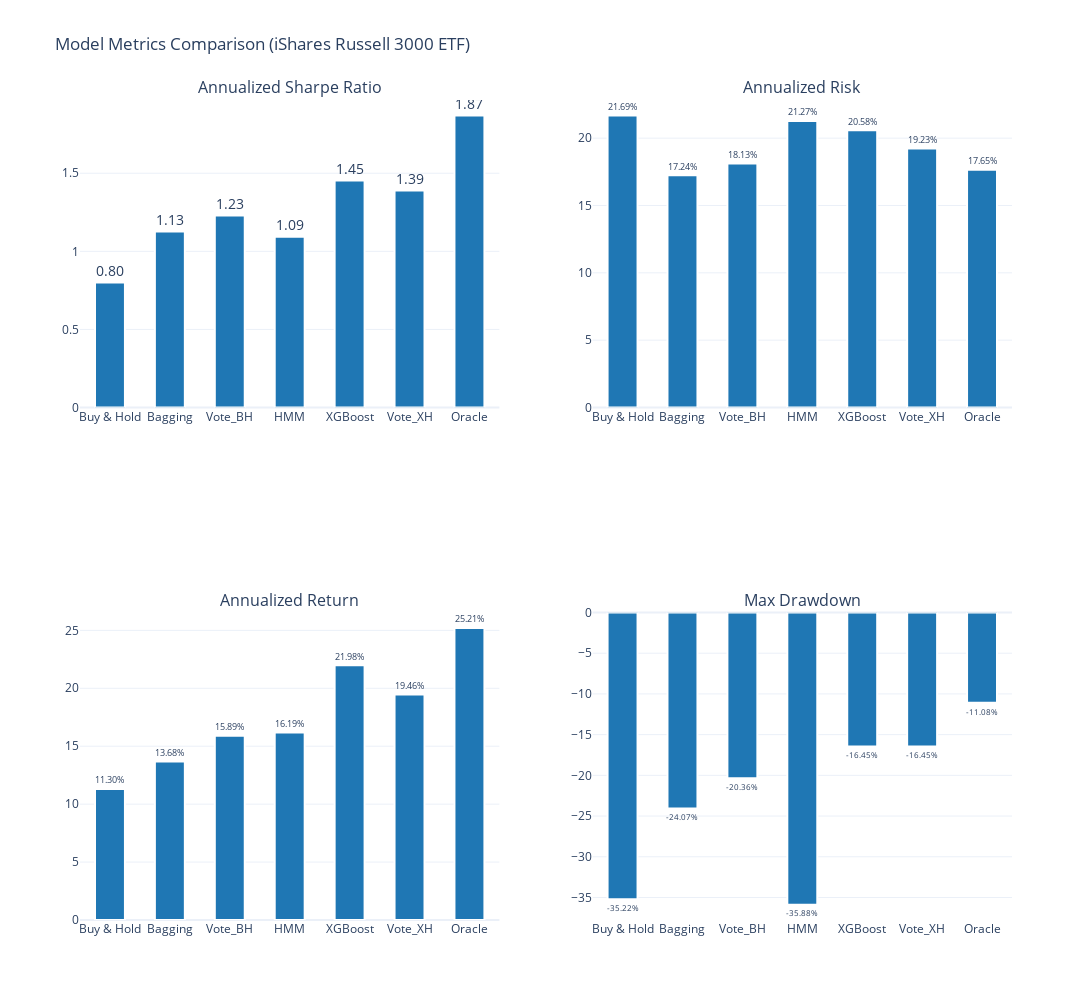

The code cell stored with this chart in its notebook:
### Code cell
import pandas as pd
import numpy as np
import plotly.graph_objects as go
from plotly.subplots import make_subplots

def visualize_model_metrics(name, oracle_metrics, buy_hold_metrics, xgb_metrics, hmm_metrics,
                                   vote_xh_metrics, bag_returns, vote_bh_metrics, strategy_map):
    
    metrics_data = {
        'Model': [ 'Buy & Hold','Bagging','Vote_BH','HMM','XGBoost','Vote_XH','Oracle' ],
        'Sharpe': [
            buy_hold_metrics['Sharpe Ratio'], 
            bag_returns['Sharpe Ratio'],
            vote_bh_metrics['Sharpe Ratio'],
            hmm_metrics['Sharpe Ratio'],
            xgb_metrics['Sharpe Ratio'], 
            vote_xh_metrics['Sharpe Ratio'],
            oracle_metrics['Sharpe Ratio'], 
        ],
        'Max Drawdown': [
            buy_hold_metrics['Max Drawdown (%)'], 
            bag_returns['Max Drawdown (%)'],
            vote_bh_metrics['Max Drawdown (%)'],
            hmm_metrics['Max Drawdown (%)'],
            xgb_metrics['Max Drawdown (%)'], 
            vote_xh_metrics['Max Drawdown (%)'],
            oracle_metrics['Max Drawdown (%)'], 
        ],
        'Annualized Return': [
            buy_hold_metrics['Annualized Return (%)'], 
            bag_returns['Annualized Return (%)'],
            vote_bh_metrics['Annualized Return (%)'],
            hmm_metrics['Annualized Return (%)'],
            xgb_metrics['Annualized Return (%)'], 
            vote_xh_metrics['Annualized Return (%)'],
            oracle_metrics['Annualized Return (%)'], 
        ],
        'Annualized Risk': [
            buy_hold_metrics['Annualized Risk (%)'], 
            bag_returns['Annualized Risk (%)'],
            vote_bh_metrics['Annualized Risk (%)'],
            hmm_metrics['Annualized Risk (%)'],
            xgb_metrics['Annualized Risk (%)'], 
            vote_xh_metrics['Annualized Risk (%)'],
            oracle_metrics['Annualized Risk (%)'], 
        ],
        "Kuiper's Score": [
            ks_oracle,  
            np.nan, 
            ks_xgb,
            ks_hmm,
            ks_vote_xh,
            ks_bag,
            ks_vote_bh
        ]
    }
    
    metrics_df = pd.DataFrame(metrics_data)
    
    
    fig = make_subplots(
        rows=2, cols=2,
        subplot_titles=("Annualized Sharpe Ratio", "Annualized Risk", "Annualized Return", "Max Drawdown")
    )
    
    
    sorted_df = metrics_df
    fig.add_trace(
        go.Bar(
            x=sorted_df['Model'],
            y=sorted_df['Sharpe'],
            text=[f'{val:.2f}' for val in sorted_df['Sharpe']],
            textposition='outside',
            textfont=dict(size=15),
            marker=dict(color='#1f77b4', line=dict(width=2)),
            width=0.5,  
        ),
        row=1, col=1
    )
    
    
    
    fig.add_trace(
        go.Bar(
            x=sorted_df['Model'],
            y=sorted_df['Annualized Risk'],
            text=[f'{val:.2f}%' for val in sorted_df['Annualized Risk']],
            textposition='outside',
            textfont=dict(size=20),
            marker=dict(color='#1f77b4', line=dict(width=2)),
            width=0.5,  
        ),
        row=1, col=2
    )
    
    
    
    fig.add_trace(
        go.Bar(
            x=sorted_df['Model'],
            y=sorted_df['Annualized Return'],
            text=[f'{val:.2f}%' for val in sorted_df['Annualized Return']],
            textposition='outside',
            textfont=dict(size=20),
            marker=dict(color='#1f77b4', line=dict(width=2)),
            width=0.5,  
        ),
        row=2, col=1
    )
    
    
    
    fig.add_trace(
        go.Bar(
            x=sorted_df['Model'],
            y=sorted_df['Max Drawdown'],
            text=[f'{val:.2f}%' for val in sorted_df['Max Drawdown']],
            textposition='outside',
            textfont=dict(size=20),
            marker=dict(color='#1f77b4', line=dict(width=2)),
            width=0.5,  
        ),
        row=2, col=2
    )
    
    
    fig.update_layout(
        title_text=f'Model Metrics Comparison ({name})',
        template='plotly_white',
        height=1000,
        width=1400,
        showlegend = False
    )
    
    fig.show()
 

visualize_model_metrics("iShares Russell 3000 ETF",
                        oracle_metrics_ishares, 
                        buy_hold_metrics_ishares, 
                        xgb_metrics_ishares, 
                        hmm_metrics_ishares,
                        vote_xh_metrics_ishares,
                        bag_returns_ishares,
                        vote_bh_metrics_ishares,
                        strategy_map=strategy_map_ishares)

### Figure 1 — Plotly figure (JSON) as saved in the notebook; plotly's stock layout.template omitted (floating-point values rounded to 4 significant figures)
{"data": [{"marker": {"color": "#1f77b4", "line": {"width": 2}}, "text": ["0.80", "1.13", "1.23", "1.09", "1.45", "1.39", "1.87"], "textfont": {"size": 15}, "textposition": "outside", "type": "bar", "width": 0.5, "x": ["Buy & Hold", "Bagging", "Vote_BH", "HMM", "XGBoost", "Vote_XH", "Oracle"], "xaxis": "x", "y": [0.7997, 1.127, 1.229, 1.093, 1.453, 1.39, 1.871], "yaxis": "y"}, {"marker": {"color": "#1f77b4", "line": {"width": 2}}, "text": ["21.69%", "17.24%", "18.13%", "21.27%", "20.58%", "19.23%", "17.65%"], "textfont": {"size": 20}, "textposition": "outside", "type": "bar", "width": 0.5, "x": ["Buy & Hold", "Bagging", "Vote_BH", "HMM", "XGBoost", "Vote_XH", "Oracle"], "xaxis": "x2", "y": [21.69, 17.24, 18.13, 21.27, 20.58, 19.23, 17.65], "yaxis": "y2"}, {"marker": {"color": "#1f77b4", "line": {"width": 2}}, "text": ["11.30%", "13.68%", "15.89%", "16.19%", "21.98%", "19.46%", "25.21%"], "textfont": {"size": 20}, "textposition": "outside", "type": "bar", "width": 0.5, "x": ["Buy & Hold", "Bagging", "Vote_BH", "HMM", "XGBoost", "Vote_XH", "Oracle"], "xaxis": "x3", "y": [11.3, 13.68, 15.89, 16.19, 21.98, 19.46, 25.21], "yaxis": "y3"}, {"marker": {"color": "#1f77b4", "line": {"width": 2}}, "text": ["-35.22%", "-24.07%", "-20.36%", "-35.88%", "-16.45%", "-16.45%", "-11.08%"], "textfont": {"size": 20}, "textposition": "outside", "type": "bar", "width": 0.5, "x": ["Buy & Hold", "Bagging", "Vote_BH", "HMM", "XGBoost", "Vote_XH", "Oracle"], "xaxis": "x4", "y": [-35.22, -24.07, -20.36, -35.88, -16.45, -16.45, -11.08], "yaxis": "y4"}], "layout": {"annotations": [{"font": {"size": 16}, "showarrow": false, "text": "Annualized Sharpe Ratio", "x": 0.225, "xanchor": "center", "xref": "paper", "y": 1, "yanchor": "bottom", "yref": "paper"}, {"font": {"size": 16}, "showarrow": false, "text": "Annualized Risk", "x": 0.775, "xanchor": "center", "xref": "paper", "y": 1, "yanchor": "bottom", "yref": "paper"}, {"font": {"size": 16}, "showarrow": false, "text": "Annualized Return", "x": 0.225, "xanchor": "center", "xref": "paper", "y": 0.375, "yanchor": "bottom", "yref": "paper"}, {"font": {"size": 16}, "showarrow": false, "text": "Max Drawdown", "x": 0.775, "xanchor": "center", "xref": "paper", "y": 0.375, "yanchor": "bottom", "yref": "paper"}], "height": 1000, "showlegend": false, "title": {"text": "Model Metrics Comparison (iShares Russell 3000 ETF)"}, "width": 1400, "xaxis": {"anchor": "y", "domain": [0, 0.45]}, "xaxis2": {"anchor": "y2", "domain": [0.55, 1]}, "xaxis3": {"anchor": "y3", "domain": [0, 0.45]}, "xaxis4": {"anchor": "y4", "domain": [0.55, 1]}, "yaxis": {"anchor": "x", "domain": [0.625, 1]}, "yaxis2": {"anchor": "x2", "domain": [0.625, 1]}, "yaxis3": {"anchor": "x3", "domain": [0, 0.375]}, "yaxis4": {"anchor": "x4", "domain": [0, 0.375]}}}
